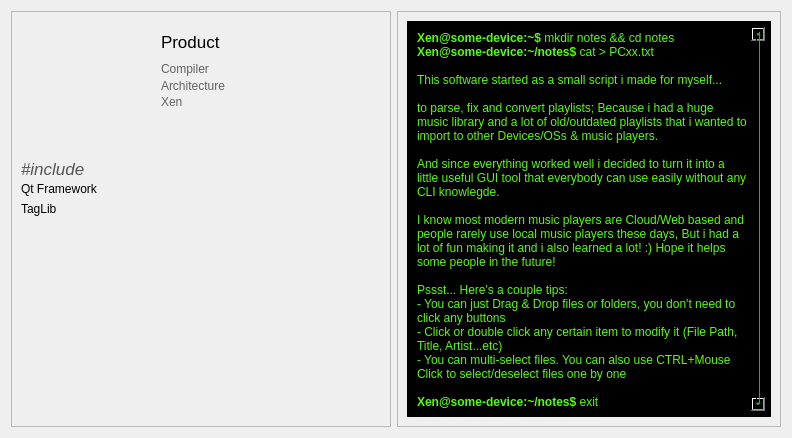
          <widget class="QWidget" name="AboutInfoToolBoxPage">
           <property name="geometry">
            <rect>
             <x>0</x>
             <y>0</y>
             <width>792</width>
             <height>438</height>
            </rect>
           </property>
           <attribute name="label">
            <string>Information</string>
           </attribute>
           <layout class="QHBoxLayout" name="horizontalLayout_3">
            <item>
             <widget class="QFrame" name="frame_2">
              <property name="minimumSize">
               <size>
                <width>380</width>
                <height>0</height>
               </size>
              </property>
              <property name="frameShape">
               <enum>QFrame::StyledPanel</enum>
              </property>
              <property name="frameShadow">
               <enum>QFrame::Raised</enum>
              </property>
              <widget class="QLabel" name="lblAboutAuthor">
               <property name="geometry">
                <rect>
                 <x>150</x>
                 <y>83</y>
                 <width>221</width>
                 <height>16</height>
                </rect>
               </property>
               <property name="styleSheet">
                <string notr="true">color: rgb(98, 98, 98);</string>
               </property>
               <property name="text">
                <string>Xen</string>
               </property>
              </widget>
              <widget class="QLabel" name="lblAboutArchitecture">
               <property name="geometry">
                <rect>
                 <x>150</x>
                 <y>67</y>
                 <width>221</width>
                 <height>16</height>
                </rect>
               </property>
               <property name="styleSheet">
                <string notr="true">color: rgb(98, 98, 98);</string>
               </property>
               <property name="text">
                <string>Architecture</string>
               </property>
              </widget>
              <widget class="QLabel" name="lblAboutProduct">
               <property name="geometry">
                <rect>
                 <x>150</x>
                 <y>20</y>
                 <width>221</width>
                 <height>21</height>
                </rect>
               </property>
               <property name="font">
                <font>
                 <pointsize>13</pointsize>
                </font>
               </property>
               <property name="text">
                <string>Product</string>
               </property>
              </widget>
              <widget class="QLabel" name="lblAboutCompiled">
               <property name="geometry">
                <rect>
                 <x>150</x>
                 <y>50</y>
                 <width>221</width>
                 <height>16</height>
                </rect>
               </property>
               <property name="styleSheet">
                <string notr="true">color: rgb(98, 98, 98);</string>
               </property>
               <property name="text">
                <string>Compiler</string>
               </property>
              </widget>
              <widget class="QLabel" name="lblLogo">
               <property name="geometry">
                <rect>
                 <x>10</x>
                 <y>10</y>
                 <width>131</width>
                 <height>131</height>
                </rect>
               </property>
               <property name="text">
                <string/>
               </property>
               <property name="pixmap">
                <pixmap resource="resources.qrc">:/icons/pcxx.png</pixmap>
               </property>
              </widget>
              <widget class="QLabel" name="lblAboutTagLib">
               <property name="geometry">
                <rect>
                 <x>10</x>
                 <y>190</y>
                 <width>361</width>
                 <height>16</height>
                </rect>
               </property>
               <property name="text">
                <string>TagLib</string>
               </property>
              </widget>
              <widget class="QLabel" name="lblAboutLibrariesHeader">
               <property name="geometry">
                <rect>
                 <x>10</x>
                 <y>150</y>
                 <width>361</width>
                 <height>16</height>
                </rect>
               </property>
               <property name="font">
                <font>
                 <pointsize>13</pointsize>
                 <weight>50</weight>
                 <italic>true</italic>
                 <bold>false</bold>
                </font>
               </property>
               <property name="styleSheet">
                <string notr="true">color: rgb(85, 85, 85);</string>
               </property>
               <property name="text">
                <string>#include &lt;Libraries&gt;</string>
               </property>
              </widget>
              <widget class="QLabel" name="lblAboutQt">
               <property name="geometry">
                <rect>
                 <x>10</x>
                 <y>170</y>
                 <width>361</width>
                 <height>16</height>
                </rect>
               </property>
               <property name="text">
                <string>Qt Framework</string>
               </property>
              </widget>
             </widget>
            </item>
            <item>
             <widget class="QFrame" name="frame">
              <property name="frameShape">
               <enum>QFrame::StyledPanel</enum>
              </property>
              <property name="frameShadow">
               <enum>QFrame::Raised</enum>
              </property>
              <layout class="QVBoxLayout" name="verticalLayout_8">
               <item>
                <widget class="QTextEdit" name="lblAboutDescription">
                 <property name="font">
                  <font>
                   <pointsize>8</pointsize>
                  </font>
                 </property>
                 <property name="styleSheet">
                  <string notr="true">background-color: rgb(0, 0, 0);
color: rgb(85, 255, 0);
padding: 5px;</string>
                 </property>
                 <property name="readOnly">
                  <bool>true</bool>
                 </property>
                 <property name="html">
                  <string>&lt;!DOCTYPE HTML PUBLIC &quot;-//W3C//DTD HTML 4.0//EN&quot; &quot;http://www.w3.org/TR/REC-html40/strict.dtd&quot;&gt;
&lt;html&gt;&lt;head&gt;&lt;meta name=&quot;qrichtext&quot; content=&quot;1&quot; /&gt;&lt;style type=&quot;text/css&quot;&gt;
p, li { white-space: pre-wrap; }
&lt;/style&gt;&lt;/head&gt;&lt;body style=&quot; font-family:'MS Shell Dlg 2'; font-size:8pt; font-weight:400; font-style:normal;&quot;&gt;
&lt;p style=&quot; margin-top:0px; margin-bottom:0px; margin-left:0px; margin-right:0px; -qt-block-indent:0; text-indent:0px;&quot;&gt;&lt;span style=&quot; font-size:9pt; font-weight:600;&quot;&gt;Xen@some-device:~$&lt;/span&gt;&lt;span style=&quot; font-size:9pt;&quot;&gt; mkdir notes &amp;amp;&amp;amp; cd notes&lt;/span&gt;&lt;/p&gt;
&lt;p style=&quot; margin-top:0px; margin-bottom:0px; margin-left:0px; margin-right:0px; -qt-block-indent:0; text-indent:0px;&quot;&gt;&lt;span style=&quot; font-size:9pt; font-weight:600;&quot;&gt;Xen@some-device:~/notes$&lt;/span&gt;&lt;span style=&quot; font-size:9pt;&quot;&gt; cat &amp;gt; PCxx.txt&lt;/span&gt;&lt;/p&gt;
&lt;p style=&quot;-qt-paragraph-type:empty; margin-top:0px; margin-bottom:0px; margin-left:0px; margin-right:0px; -qt-block-indent:0; text-indent:0px; font-size:9pt;&quot;&gt;&lt;br /&gt;&lt;/p&gt;
&lt;p style=&quot; margin-top:0px; margin-bottom:0px; margin-left:0px; margin-right:0px; -qt-block-indent:0; text-indent:0px;&quot;&gt;&lt;span style=&quot; font-size:9pt;&quot;&gt;This software started as a small script i made for myself... &lt;/span&gt;&lt;/p&gt;
&lt;p style=&quot;-qt-paragraph-type:empty; margin-top:0px; margin-bottom:0px; margin-left:0px; margin-right:0px; -qt-block-indent:0; text-indent:0px; font-size:9pt;&quot;&gt;&lt;br /&gt;&lt;/p&gt;
&lt;p style=&quot; margin-top:0px; margin-bottom:0px; margin-left:0px; margin-right:0px; -qt-block-indent:0; text-indent:0px;&quot;&gt;&lt;span style=&quot; font-size:9pt;&quot;&gt;to parse, fix and convert playlists; Because i had a huge music library and a lot of old/outdated playlists that i wanted to import to other Devices/OSs &amp;amp; music players.&lt;/span&gt;&lt;/p&gt;
&lt;p style=&quot;-qt-paragraph-type:empty; margin-top:0px; margin-bottom:0px; margin-left:0px; margin-right:0px; -qt-block-indent:0; text-indent:0px; font-size:9pt;&quot;&gt;&lt;br /&gt;&lt;/p&gt;
&lt;p style=&quot; margin-top:0px; margin-bottom:0px; margin-left:0px; margin-right:0px; -qt-block-indent:0; text-indent:0px;&quot;&gt;&lt;span style=&quot; font-size:9pt;&quot;&gt;And since everything worked well i decided to turn it into a little useful GUI tool that everybody can use easily without any CLI knowlegde.&lt;/span&gt;&lt;/p&gt;
&lt;p style=&quot;-qt-paragraph-type:empty; margin-top:0px; margin-bottom:0px; margin-left:0px; margin-right:0px; -qt-block-indent:0; text-indent:0px; font-size:9pt;&quot;&gt;&lt;br /&gt;&lt;/p&gt;
&lt;p style=&quot; margin-top:0px; margin-bottom:0px; margin-left:0px; margin-right:0px; -qt-block-indent:0; text-indent:0px;&quot;&gt;&lt;span style=&quot; font-size:9pt;&quot;&gt;I know most modern music players are Cloud/Web based and people rarely use local music players these days, But i had a lot of fun making it and i also learned a lot! :) Hope it helps some people in the future!&lt;/span&gt;&lt;/p&gt;
&lt;p style=&quot;-qt-paragraph-type:empty; margin-top:0px; margin-bottom:0px; margin-left:0px; margin-right:0px; -qt-block-indent:0; text-indent:0px; font-size:9pt;&quot;&gt;&lt;br /&gt;&lt;/p&gt;
&lt;p style=&quot; margin-top:0px; margin-bottom:0px; margin-left:0px; margin-right:0px; -qt-block-indent:0; text-indent:0px;&quot;&gt;&lt;span style=&quot; font-size:9pt;&quot;&gt;Pssst... Here's a couple tips:&lt;/span&gt;&lt;/p&gt;
&lt;p style=&quot; margin-top:0px; margin-bottom:0px; margin-left:0px; margin-right:0px; -qt-block-indent:0; text-indent:0px;&quot;&gt;&lt;span style=&quot; font-size:9pt;&quot;&gt;- You can just Drag &amp;amp; Drop files or folders, you don't need to click any buttons&lt;/span&gt;&lt;/p&gt;
&lt;p style=&quot; margin-top:0px; margin-bottom:0px; margin-left:0px; margin-right:0px; -qt-block-indent:0; text-indent:0px;&quot;&gt;&lt;span style=&quot; font-size:9pt;&quot;&gt;- Click or double click any certain item to modify it (File Path, Title, Artist...etc)&lt;/span&gt;&lt;/p&gt;
&lt;p style=&quot; margin-top:0px; margin-bottom:0px; margin-left:0px; margin-right:0px; -qt-block-indent:0; text-indent:0px;&quot;&gt;&lt;span style=&quot; font-size:9pt;&quot;&gt;- You can multi-select files. You can also use CTRL+Mouse Click to select/deselect files one by one&lt;/span&gt;&lt;/p&gt;
&lt;p style=&quot;-qt-paragraph-type:empty; margin-top:0px; margin-bottom:0px; margin-left:0px; margin-right:0px; -qt-block-indent:0; text-indent:0px; font-size:9pt;&quot;&gt;&lt;br /&gt;&lt;/p&gt;
&lt;p style=&quot; margin-top:0px; margin-bottom:0px; margin-left:0px; margin-right:0px; -qt-block-indent:0; text-indent:0px;&quot;&gt;&lt;span style=&quot; font-size:9pt; font-weight:600;&quot;&gt;Xen@some-device:~/notes$&lt;/span&gt;&lt;span style=&quot; font-size:9pt;&quot;&gt; exit&lt;/span&gt;&lt;/p&gt;&lt;/body&gt;&lt;/html&gt;</string>
                 </property>
                 <property name="cursorWidth">
                  <number>5</number>
                 </property>
                </widget>
               </item>
              </layout>
             </widget>
            </item>
           </layout>
          </widget>
